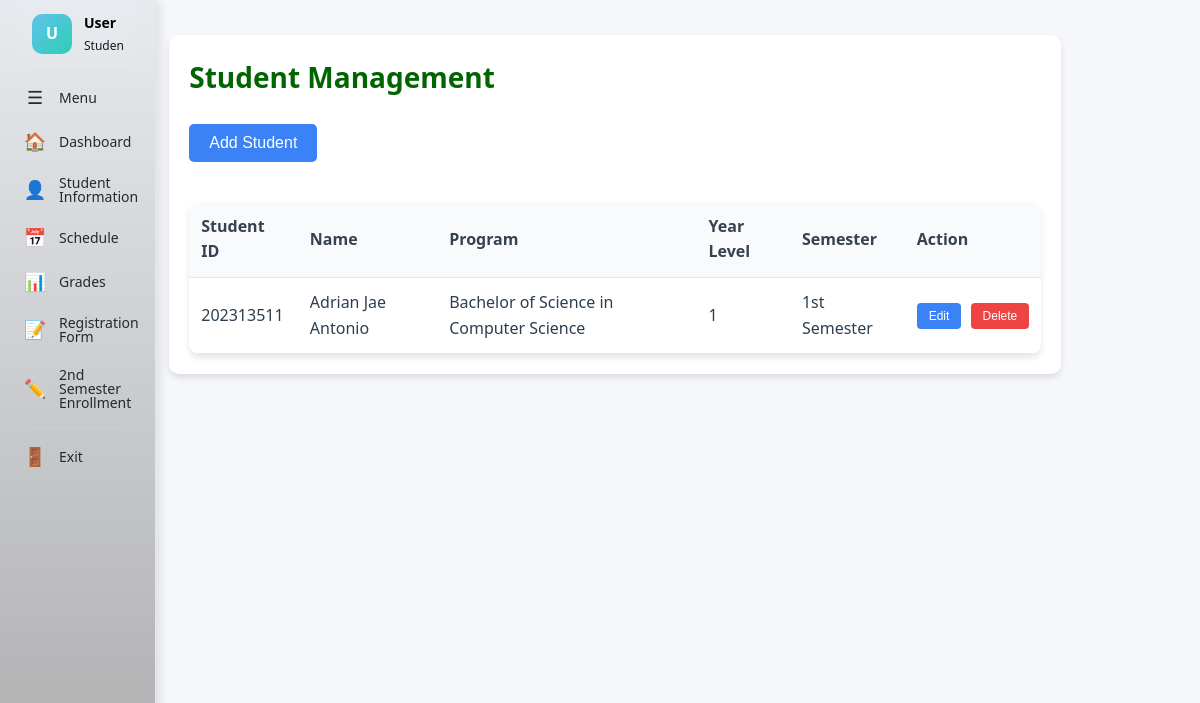
Page /student-management.php on the committed database.
### tables this page shows
CREATE TABLE `enrollment_data` (
  `EnrollmentId` int(11) NOT NULL,
  `StudentId` varchar(50) NOT NULL,
  `ProgramId` varchar(50) NOT NULL,
  `YearLevel` varchar(20) NOT NULL,
  `Semester` varchar(20) NOT NULL,
  `CreatedAt` timestamp NOT NULL DEFAULT current_timestamp(),
  `UpdatedAt` timestamp NOT NULL DEFAULT current_timestamp() ON UPDATE current_timestamp()
);

CREATE TABLE `student_data` (
  `StudentId` varchar(50) NOT NULL,
  `FirstName` varchar(100) NOT NULL,
  `MiddleName` varchar(100) DEFAULT NULL,
  `LastName` varchar(100) NOT NULL,
  `Major` varchar(255) DEFAULT NULL,
  `DateOfBirth` date NOT NULL,
  `Sex` enum('Male','Female','Other') NOT NULL,
  `Citizenship` varchar(100) NOT NULL,
  `ContactNumber` varchar(20) NOT NULL,
  `StreetName` varchar(255) NOT NULL,
  `Barangay` varchar(255) NOT NULL,
  `Province` varchar(255) NOT NULL,
  `Municipality` varchar(255) NOT NULL,
  `CivilStatus` enum('Single','Married','Widowed','Legally Separated') NOT NULL,
  `Religion` varchar(100) DEFAULT NULL,
  `Email` varchar(255) NOT NULL,
  `GuardianName` varchar(255) DEFAULT NULL,
  `GuardianContact` varchar(20) DEFAULT NULL,
  `FatherName` varchar(255) DEFAULT NULL,
  `FatherOccupation` varchar(255) DEFAULT NULL,
  `MotherName` varchar(255) DEFAULT NULL,
  `MotherOccupation` varchar(255) DEFAULT NULL,
  `CreatedAt` timestamp NOT NULL DEFAULT current_timestamp(),
  `UpdatedAt` timestamp NOT NULL DEFAULT current_timestamp() ON UPDATE current_timestamp()
);

CREATE TABLE `program_data` (
  `ProgramId` varchar(50) NOT NULL,
  `ProgramName` varchar(255) NOT NULL,
  `CreatedAt` timestamp NOT NULL DEFAULT current_timestamp(),
  `UpdatedAt` timestamp NOT NULL DEFAULT current_timestamp() ON UPDATE current_timestamp()
);

### database/db_config.php (called while the page is built, shortened)
<?php
function getDBConnection() {
    static $conn = null;
    if ($conn === null) {
        $conn = new mysqli(DB_HOST, DB_USER, DB_PASS, DB_NAME);
        $conn->set_charset(DB_CHARSET);
    }
    return $conn;
}
function executeQuery($sql, $params = [], $types = '', &$errorMessage = null) {
    $conn = getDBConnection();
    try {
        $stmt = $conn->prepare($sql);
        if (!$stmt->execute()) {
            $errMsg = "Execute failed: " . $stmt->error;
            if ($errorMessage !== null) $errorMessage = $errMsg;
            error_log("executeQuery Execute Error: " . $errMsg . " | SQL: " . $sql);
            $stmt->close();
            return false;
        }
        if (stripos(trim($sql), 'SELECT') === 0) {
            $result = $stmt->get_result();
            $data = [];
            while ($row = $result->fetch_assoc()) {
                $data[] = $row;
            }
            return $data;
        }
        return true;
    } catch (Exception $e) {
        $errMsg = "Exception: " . $e->getMessage();
        if ($errorMessage !== null) $errorMessage = $errMsg;
        error_log("executeQuery Exception: " . $errMsg);
        return false;
    }
}
?>

### student-management.php (the view, shortened to what this page needs)
<?php
require_once 'database/db_config.php';
$enrolledStudents = [];
try {
    $sql = "SELECT e.StudentId, s.FirstName, s.LastName, p.ProgramName, e.YearLevel, e.Semester
            FROM enrollment_data e
            JOIN student_data s ON e.StudentId = s.StudentId
            JOIN program_data p ON e.ProgramId = p.ProgramId
            ORDER BY s.LastName ASC, s.FirstName ASC";
    $enrolledStudents = executeQuery($sql) ?: [];
} catch (Exception $e) {
}
?>
<!DOCTYPE html>
<html lang="en">
<head>
    <link rel="stylesheet" href="css/management.css">
</head>
<body>
    <?php include 'sidebar.php'; ?>
    <div class="management-content">
        <div class="management-area">
            <div class="student-management-container">
                <h1>Student Management</h1>
                <button class="student-management-btn-add" onclick="openModal()">Add Student</button>
                <table class="student-management-table">
                    <thead>
                        <tr>
                            <th>Student ID</th>
                            <th>Name</th>
                            <th>Program</th>
                            <th>Year Level</th>
                            <th>Semester</th>
                            <th>Action</th>
                        </tr>
                    </thead>
                    <tbody>
                        <?php if (empty($enrolledStudents)): ?>
                            <tr>
                                <td colspan="6" style="text-align: center;">No enrolled students found.</td>
                            </tr>
                        <?php else: ?>
                            <?php foreach ($enrolledStudents as $student): ?>
                                <tr>
                                    <td><?php echo htmlspecialchars($student['StudentId']); ?></td>
                                    <td><?php echo htmlspecialchars($student['FirstName'] . ' ' . $student['LastName']); ?></td>
                                    <td><?php echo htmlspecialchars($student['ProgramName']); ?></td>
                                    <td><?php echo htmlspecialchars($student['YearLevel']); ?></td>
                                    <td><?php echo htmlspecialchars($student['Semester']); ?></td>
                                    <td class="student-management-action-cell">
                                        <button class="student-management-btn-edit" onclick="editStudent('<?php echo htmlspecialchars($student['StudentId']); ?>')">Edit</button>
                                        <button class="student-management-btn-delete" onclick="deleteStudent('<?php echo htmlspecialchars($student['StudentId']); ?>')">Delete</button>
                                    </td>
                                </tr>
                            <?php endforeach; ?>
                        <?php endif; ?>
                    </tbody>
                </table>
            </div>
        </div>
    </div>
</body>
</html>

### sidebar.php (shortened to what this page needs)
<?php
$userName = $_SESSION['fullName'] ?? $_SESSION['username'] ?? 'User';
$userRole = strtolower($_SESSION['userRole'] ?? 'student');
$userInitial = strtoupper(substr($userName, 0, 1));
$userRoleDisplay = ucfirst($userRole);
?>
<aside class="sidebar" id="sidebar">
    <div class="sidebar-user">
        <div class="user-info">
            <div class="user-avatar">
                <?php echo $userInitial; ?>
            </div>
            <div class="user-details">
                <div class="user-name"><?php echo htmlspecialchars($userName); ?></div>
                <div class="user-role"><?php echo htmlspecialchars($userRoleDisplay); ?></div>
            </div>
        </div>
    </div>
    <ul class="sidebar-menu">
        <li class="menu-item">
            <div id="toggle-btn" class="menu-link">
                <span class="menu-icon">☰</span>
                <span class="menu-text">Menu</span>
            </div>
        </li>
        <?php if ($userRole === 'student'): ?>
            <li class="menu-item">
                <a href="dashboard.php" class="menu-link <?php echo basename($_SERVER['PHP_SELF']) == 'dashboard.php' ? 'active' : ''; ?>">
                    <span class="menu-icon">🏠</span>
                    <span class="menu-text">Dashboard</span>
                </a>
            </li>
            <li class="menu-item">
                <a href="student-info.php" class="menu-link <?php echo basename($_SERVER['PHP_SELF']) == 'student-info.php' ? 'active' : ''; ?>">
                    <span class="menu-icon">👤</span>
                    <span class="menu-text">Student Information</span>
                </a>
            </li>
            <li class="menu-item">
                <a href="schedule.php" class="menu-link <?php echo basename($_SERVER['PHP_SELF']) == 'schedule.php' ? 'active' : ''; ?>">
                    <span class="menu-icon">📅</span>
                    <span class="menu-text">Schedule</span>
                </a>
            </li>
            <li class="menu-item">
                <a href="grades.php" class="menu-link <?php echo basename($_SERVER['PHP_SELF']) == 'grades.php' ? 'active' : ''; ?>">
                    <span class="menu-icon">📊</span>
                    <span class="menu-text">Grades</span>
                </a>
            </li>
            <li class="menu-item">
                <a href="registration-form.php" class="menu-link <?php echo basename($_SERVER['PHP_SELF']) == 'registration-form.php' ? 'active' : ''; ?>">
                    <span class="menu-icon">📝</span>
                    <span class="menu-text">Registration Form</span>
                </a>
            </li>
            <li class="menu-item">
                <a href="enroll-semester-2.php" class="menu-link <?php echo basename($_SERVER['PHP_SELF']) == 'enroll-semester-2.php' ? 'active' : ''; ?>">
                    <span class="menu-icon">✏️</span>
                    <span class="menu-text">2nd Semester Enrollment</span>
                </a>
            </li>
        <?php endif; ?>
        <li class="menu-separator"></li>
        <li class="menu-item">
            <a href="index.php" class="menu-link <?php echo basename($_SERVER['PHP_SELF']) == 'index.php' ? 'active' : ''; ?>">
                <span class="menu-icon">🚪</span>
                <span class="menu-text">Exit</span>
            </a>
        </li>
    </ul>
</aside>

### css/management.css (style rules this page uses)
* { margin: 0; padding: 0; box-sizing: border-box; }
:root { --primary-green: #006400; --primary-green-dark: #004d00; --primary-green-light: #28a745; --accent-light: #90EE90; --bg-main: #f5f7fa; --bg-card: #ffffff; --text-primary: #2c3e50; --text-secondary: #6c757d; --border-color: #e1e8ed; --shadow-sm: 0 2px 4px rgba(0, 0, 0, 0.08); --shadow-md: 0 4px 12px rgba(0, 0, 0, 0.1); --shadow-lg: 0 8px 24px rgba(0, 0, 0, 0.12); --transition: all 0.3s cubic-bezier(0.4, 0, 0.2, 1); }
body { font-family: 'Segoe UI', Tahoma, Geneva, Verdana, sans-serif; background-color: var(--bg-main); color: var(--text-primary); line-height: 1.6; width: 100vw; }
.sidebar { width: 260px; background: var(--bg-card); height: 100vh; position: fixed; top: 0; left: 0; transition: var(--transition); overflow-y: auto; z-index: 900; border-right: 1px solid var(--border-color); box-shadow: var(--shadow-md); }
.management-content { width: calc(100% - 260px); padding: 0 24px 80px 0; min-height: calc(100vh - 128px); transition: var(--transition); background-color: var(--bg-main); }
.management-content h1, .management-content h2 { color: var(--primary-green); margin-bottom: 24px; font-weight: 700; }
.management-content h1 { font-size: 28px; }
.management-area { width: calc(100%); margin-top: 3px; padding: 32px 24px 80px 0; background-color: var(--bg-main); min-height: calc(100vh - 128px); transition: var(--transition); }
.student-management-container { background: white; border-radius: 10px; box-shadow: 0 4px 6px rgba(0, 0, 0, 0.1); padding: 20px; margin-bottom: 20px; }
.student-management-table { width: 100%; border-collapse: collapse; margin-top: 20px; background: white; border-radius: 10px; overflow: hidden; box-shadow: 0 4px 6px rgba(0, 0, 0, 0.1); }
.student-management-table th, .student-management-table td { padding: 12px; text-align: left; border-bottom: 1px solid #e5e7eb; }
.student-management-table th { background: #f9fafb; font-weight: 600; color: #374151; }
.student-management-action-cell { white-space: nowrap; }
.student-management-btn-add { background: #3b82f6; color: white; padding: 10px 20px; border: none; border-radius: 5px; cursor: pointer; font-size: 16px; margin-bottom: 20px; }
.student-management-btn-edit { background: #3b82f6; color: white; padding: 6px 12px; border: none; border-radius: 4px; cursor: pointer; font-size: 12px; margin-right: 5px; }
.student-management-btn-delete { background: #ef4444; color: white; padding: 6px 12px; border: none; border-radius: 4px; cursor: pointer; font-size: 12px; }

### sidebar.php (style rules this page uses)
.sidebar { position: fixed; left: 0; top: 0; height: 100%; width: 13%; background: linear-gradient(180deg,rgb(231, 234, 238) 0%,rgb(172, 172, 173) 100%); padding: 0; z-index: 1000; box-shadow: 4px 0 10px rgba(0, 0, 0, 0.1); overflow-y: auto; transition: width 0.3s ease; }
.sidebar-user { padding: 0 20px; margin-bottom: 10px; }
.user-info { background: rgba(255, 255, 255, 0.05); padding: 12px; border-radius: 10px; display: flex; align-items: center; gap: 12px; }
.user-avatar { width: 40px; height: 40px; border-radius: 10px; background: linear-gradient(135deg,rgb(98, 193, 236),rgb(46, 206, 179)); display: flex; align-items: center; justify-content: center; color: white; font-weight: 700; font-size: 16px; flex-shrink: 0; }
.user-details { flex: 1; overflow: hidden; }
.user-name { color: rgb(0, 0, 0); font-weight: 600; font-size: 14px; margin-bottom: 2px; white-space: nowrap; overflow: hidden; text-overflow: ellipsis; }
.user-role { color:rgb(22, 26, 32); font-size: 12px; }
.sidebar-menu { list-style: none; padding: 0 10px; margin: 0; }
.menu-item { margin-bottom: 4px; }
.menu-link { display: flex !important; flex-direction: row !important; align-items: center !important; gap: 14px; padding: 10px 15px; color:rgb(36, 41, 49); text-decoration: none; border-radius: 10px; transition: all 0.3s ease; position: relative; }
.menu-icon { width: 20px; height: 20px; font-size: 18px; display: flex; align-items: center; justify-content: center; flex-shrink: 0; }
.menu-text { font-size: 14px; font-weight: 500; line-height: 1; flex: 1; }
.menu-separator { height: 1px; background: rgba(255, 255, 255, 0.1); margin: 8px 20px; }
.management-content, .management-area { margin-left: 8%; transition: margin-left 0.3s ease; }

### rows in the picture
enrollment_data: StudentId "202313511", StudentId.LastName "Adrian Jae Antonio", ProgramId.ProgramName "Bachelor of Science in Computer Science", YearLevel "1", Semester "1st Semester"

### other values in the picture
$userInitial "U"
$userName "User"
